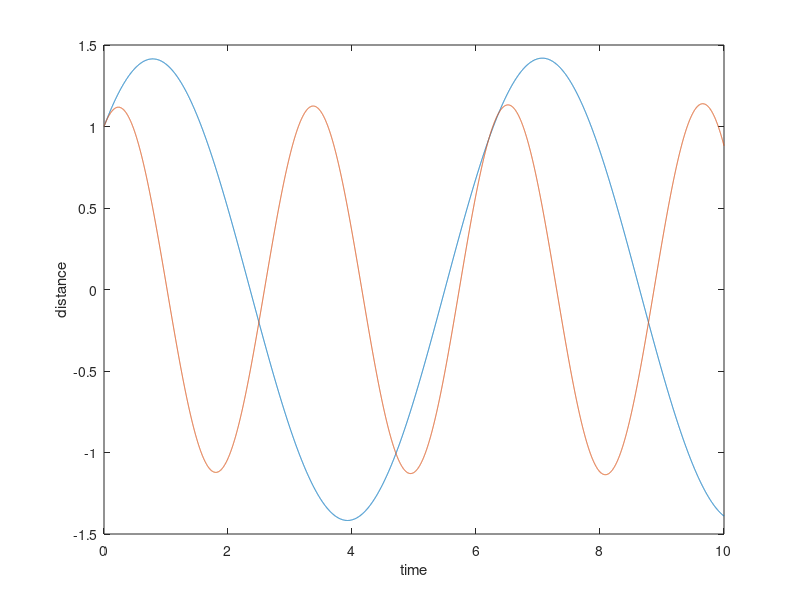

Source code (MATLAB):
dt = 0.001;
t_max=10;
t = 0:dt:t_max;
Nt=length(t);
Nparameter = 2;

x = zeros(1, Nt);
v = zeros(1, Nt);



%% parameters
w = [1 2];
x0 = 1;
v0 = 1;

x(1, 1) = x0;
v(1, 1) = v0;

for parameter = 1:Nparameter
    for i =2:Nt
        dv = (-w(parameter)^2*x(1,i-1))*dt;
        dx = v(1,i-1)*dt;
        v(1, i) = v(1, i-1)+dv;
        x(1, i) = x(1, i-1)+dx;
        
    end
    plot(t, x);
    hold on
    
end

xlabel("time")
ylabel("distance")